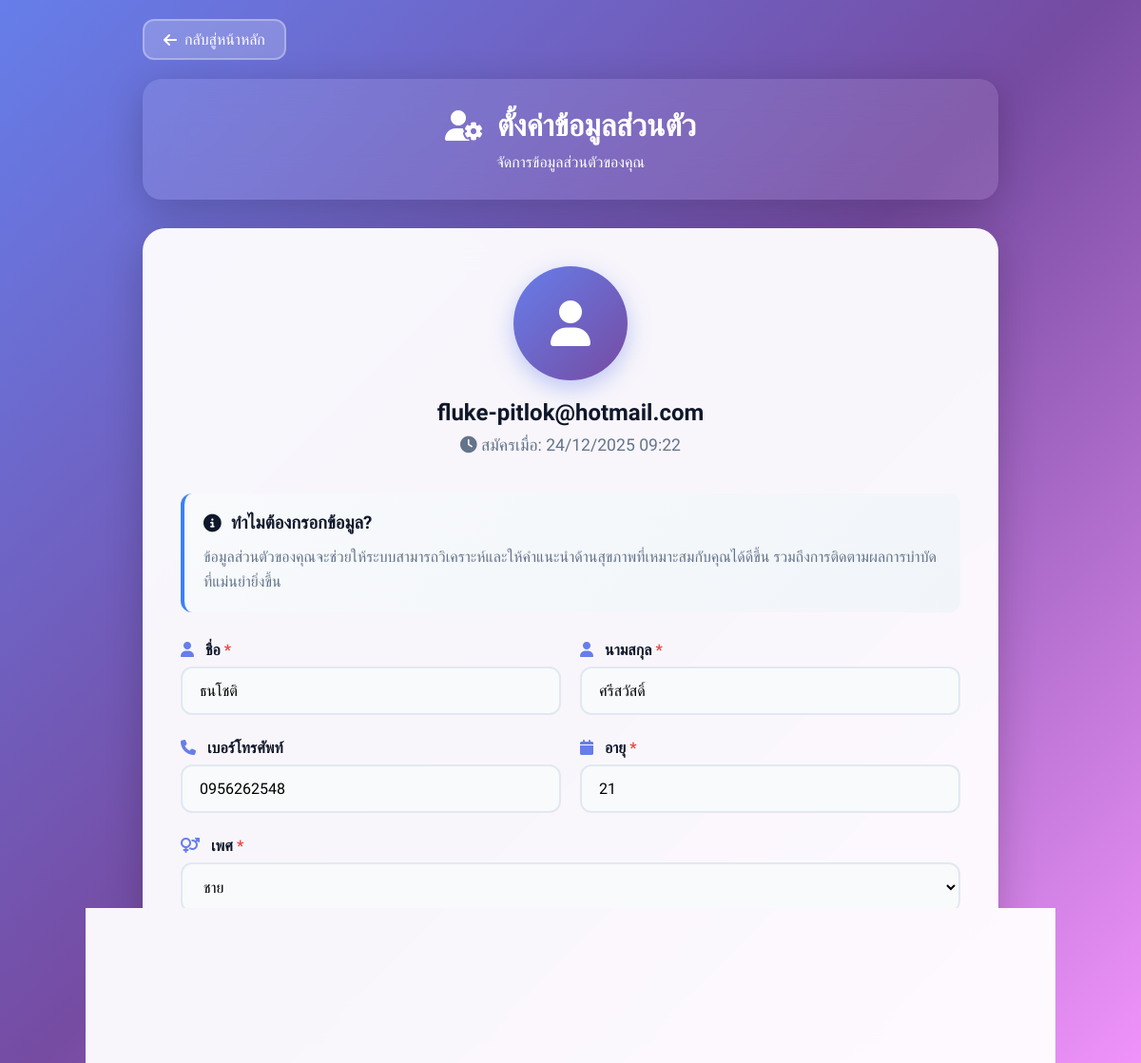
Screenshot of /profile.php (signed in) with the database file from the repository.
### tables this page shows
CREATE TABLE `tb_user` (
  `user_id` int(11) NOT NULL,
  `result_health_survey` varchar(20) NOT NULL COMMENT '''ผลการประเมิน: LOW, MEDIUM, HIGH''',
  `exercise_intensity` varchar(20) NOT NULL COMMENT '''ระดับความแรง: LIGHT, MEDIUM, HIGH''',
  `rounds_per_minute` int(11) NOT NULL COMMENT '''จำนวนรอบต่อนาที''',
  `user_email` varchar(255) NOT NULL,
  `user_password` varchar(255) NOT NULL,
  `user_fname` varchar(100) NOT NULL,
  `user_lname` varchar(100) NOT NULL,
  `user_phon` varchar(20) DEFAULT NULL,
  `user_age` int(11) DEFAULT NULL,
  `user_sex` enum('Male','Female','Other') DEFAULT 'Male',
  `user_role` enum('patient','doctor','admin') DEFAULT 'patient',
  `created_at` timestamp NOT NULL DEFAULT current_timestamp(),
  `updated_at` timestamp NOT NULL DEFAULT current_timestamp() ON UPDATE current_timestamp()
);

### profile.php (the view, shortened to what this page needs)
<?php
$servername = "localhost";
$username = "root";
$password = "";
$dbname = "robotic_handwear";
$conn = new mysqli($servername, $username, $password, $dbname);
$user_id = $_SESSION['user_id'];
$sql = "SELECT * FROM tb_user WHERE user_id = ?";
$stmt = $conn->prepare($sql);
$stmt->bind_param("i", $user_id);
$stmt->execute();
$result = $stmt->get_result();
$user = $result->fetch_assoc();
?>
<!DOCTYPE html>
<html lang="th">
<head>
    <link href="https://cdnjs.cloudflare.com/ajax/libs/font-awesome/6.4.0/css/all.min.css" rel="stylesheet">
</head>
<body>
    <div class="container">
        <a href="index.php" class="back-btn">
            <i class="fas fa-arrow-left"></i> กลับสู่หน้าหลัก
        </a>
        <div class="header">
            <h1>
                <i class="fas fa-user-cog"></i>
                ตั้งค่าข้อมูลส่วนตัว
            </h1>
            <p>จัดการข้อมูลส่วนตัวของคุณ</p>
        </div>
        <div class="profile-card">
            <div class="profile-header">
                <div class="avatar-circle">
                    <i class="fas fa-user"></i>
                </div>
                <h2><?php echo htmlspecialchars($user['user_email']); ?></h2>
                <div class="profile-email">
                    <i class="fas fa-clock"></i>
                    สมัครเมื่อ: <?php echo date('d/m/Y H:i', strtotime($user['created_at'])); ?>
                </div>
            </div>
            <div class="info-section">
                <h3>
                    <i class="fas fa-info-circle"></i>
                    ทำไมต้องกรอกข้อมูล?
                </h3>
                <p>ข้อมูลส่วนตัวของคุณจะช่วยให้ระบบสามารถวิเคราะห์และให้คำแนะนำด้านสุขภาพที่เหมาะสมกับคุณได้ดีขึ้น รวมถึงการติดตามผลการบำบัดที่แม่นยำยิ่งขึ้น</p>
            </div>
            <form method="POST" action="">
                <div class="form-row">
                    <div class="form-group">
                        <label>
                            <i class="fas fa-user"></i>
                            ชื่อ <span style="color: #ef4444;">*</span>
                        </label>
                        <input
                            type="text"
                            name="fname"
                            value="<?php echo htmlspecialchars($user['user_fname'] ?? ''); ?>"
                            placeholder="กรอกชื่อ"
                            required
                        >
                    </div>
                    <div class="form-group">
                        <label>
                            <i class="fas fa-user"></i>
                            นามสกุล <span style="color: #ef4444;">*</span>
                        </label>
                        <input
                            type="text"
                            name="lname"
                            value="<?php echo htmlspecialchars($user['user_lname'] ?? ''); ?>"
                            placeholder="กรอกนามสกุล"
                            required
                        >
                    </div>
                </div>
                <div class="form-row">
                    <div class="form-group">
                        <label>
                            <i class="fas fa-phone"></i>
                            เบอร์โทรศัพท์
                        </label>
                        <input
                            type="tel"
                            name="phone"
                            value="<?php echo htmlspecialchars($user['user_phon'] ?? ''); ?>"
                            placeholder="0812345678"
                            maxlength="20"
                        >
                    </div>
                    <div class="form-group">
                        <label>
                            <i class="fas fa-calendar"></i>
                            อายุ <span style="color: #ef4444;">*</span>
                        </label>
                        <input
                            type="number"
                            name="age"
                            value="<?php echo htmlspecialchars($user['user_age'] ?? ''); ?>"
                            placeholder="25"
                            min="1"
                            max="150"
                            required
                        >
                    </div>
                </div>
                <div class="form-group">
                    <label>
                        <i class="fas fa-venus-mars"></i>
                        เพศ <span style="color: #ef4444;">*</span>
                    </label>
                    <select name="sex" required>
                        <option value="Male" <?php echo ($user['user_sex'] ?? '') == 'Male' ? 'selected' : ''; ?>>ชาย</option>
                    </select>
                </div>
                <button type="submit" class="submit-btn">
                    <i class="fas fa-save"></i> บันทึกข้อมูล
                </button>
            </form>
        </div>
    </div>
</body>
</html>

### profile.php (style rules this page uses)
* { margin: 0; padding: 0; box-sizing: border-box; }
body { font-family: 'Prompt', sans-serif; background: linear-gradient(135deg, #667eea 0%, #764ba2 50%, #f093fb 100%); min-height: 100vh; padding: 20px; color: #fff; }
.container { max-width: 900px; margin: 0 auto; }
.header { text-align: center; margin-bottom: 30px; background: rgba(255,255,255,0.1); backdrop-filter: blur(20px); border-radius: 20px; padding: 30px; box-shadow: 0 10px 40px rgba(0,0,0,0.2); }
.header h1 { font-size: 2rem; margin-bottom: 10px; display: flex; align-items: center; justify-content: center; gap: 15px; }
.back-btn { display: inline-flex; align-items: center; gap: 8px; padding: 10px 20px; background: rgba(255,255,255,0.2); border: 2px solid rgba(255,255,255,0.3); border-radius: 12px; color: white; text-decoration: none; transition: all 0.3s ease; font-weight: 500; margin-bottom: 20px; }
.profile-card { background: rgba(255,255,255,0.95); backdrop-filter: blur(20px); border-radius: 24px; padding: 40px; box-shadow: 0 12px 40px rgba(0,0,0,0.2); color: #0f172a; }
.profile-header { text-align: center; margin-bottom: 40px; }
.avatar-circle { width: 120px; height: 120px; border-radius: 50%; background: linear-gradient(135deg, #667eea, #764ba2); display: flex; align-items: center; justify-content: center; font-size: 3rem; color: white; margin: 0 auto 20px; box-shadow: 0 8px 24px rgba(102, 126, 234, 0.4); }
.profile-email { font-size: 1.1rem; color: #64748b; margin-top: 10px; }
.form-group { margin-bottom: 25px; }
.form-group label { display: block; font-weight: 600; margin-bottom: 8px; color: #0f172a; font-size: 1rem; }
.form-group label i { margin-right: 8px; color: #667eea; }
.form-group input, .form-group select { width: 100%; padding: 14px 18px; border: 2px solid #e2e8f0; border-radius: 12px; font-size: 1rem; font-family: 'Prompt', sans-serif; transition: all 0.3s ease; background: #f8fafc; }
.form-row { display: grid; grid-template-columns: 1fr 1fr; gap: 20px; }
.submit-btn { width: 100%; padding: 16px; background: linear-gradient(135deg, #667eea, #764ba2); border: none; border-radius: 12px; color: white; font-size: 1.1rem; font-weight: 600; cursor: pointer; transition: all 0.3s ease; font-family: 'Prompt', sans-serif; box-shadow: 0 8px 24px rgba(102, 126, 234, 0.3); margin-top: 20px; }
.info-section { background: linear-gradient(135deg, #f8fafc, #f1f5f9); border-radius: 12px; padding: 20px; margin-bottom: 30px; border-left: 4px solid #3b82f6; }
.info-section h3 { color: #0f172a; margin-bottom: 12px; display: flex; align-items: center; gap: 10px; }
.info-section p { color: #64748b; line-height: 1.6; }

### rows the page displays
tb_user: user_email "fluke-pitlok@hotmail.com", created_at "24/12/2025 09:22", fname "ธนโชติ", lname "ศรีสวัสดิ์", phone "0956262548", age "21", sex "ชาย"
